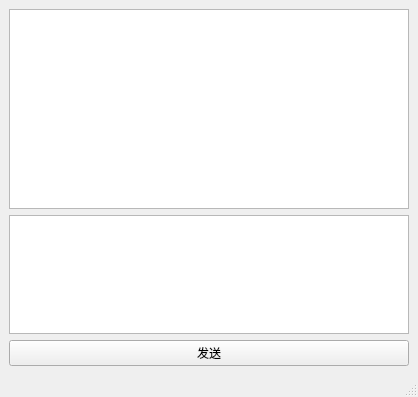
<?xml version="1.0" encoding="UTF-8"?>
<ui version="4.0">
 <class>MainWindow</class>
 <widget class="QMainWindow" name="MainWindow">
  <property name="geometry">
   <rect>
    <x>0</x>
    <y>0</y>
    <width>418</width>
    <height>397</height>
   </rect>
  </property>
  <property name="windowTitle">
   <string>MainWindow</string>
  </property>
  <widget class="QWidget" name="centralwidget">
   <layout class="QVBoxLayout" name="verticalLayout">
    <item>
     <widget class="QTextBrowser" name="textBrowser">
      <property name="minimumSize">
       <size>
        <width>400</width>
        <height>200</height>
       </size>
      </property>
     </widget>
    </item>
    <item>
     <widget class="QTextEdit" name="textEdit">
      <property name="minimumSize">
       <size>
        <width>400</width>
        <height>100</height>
       </size>
      </property>
     </widget>
    </item>
    <item>
     <widget class="QPushButton" name="pushButton">
      <property name="text">
       <string>发送</string>
      </property>
     </widget>
    </item>
   </layout>
  </widget>
  <widget class="QMenuBar" name="menubar">
   <property name="geometry">
    <rect>
     <x>0</x>
     <y>0</y>
     <width>418</width>
     <height>21</height>
    </rect>
   </property>
  </widget>
  <widget class="QStatusBar" name="statusbar"/>
 </widget>
 <resources/>
 <connections/>
</ui>
